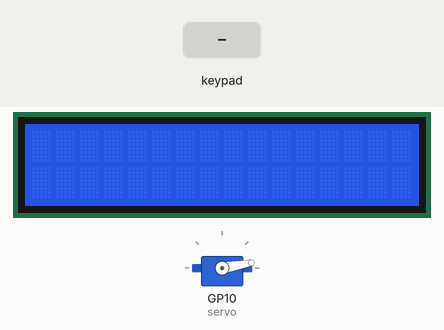
Bench run of a program on a simulated Raspberry Pi Pico running MicroPython. On the bench: 16×2 character LCD, servo. The inputs (shaded band) are chosen by the test bench. Files the program writes start out absent; servo angles are drawn from the pulse width (0.5 ms = 0°, 2.5 ms = 180°); library files of the repository ran but are not shown: i2c_lcd.py.

Above: at 1.2 s.
1.3 s: keypad keys 1 2 3 4 # pressed 0.4 s apart
At 4.2 s:
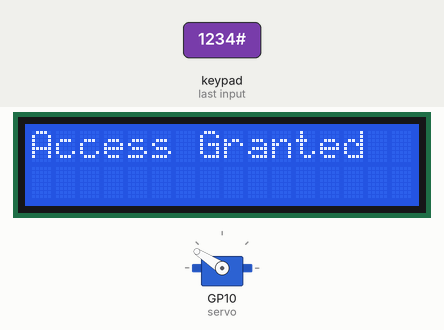
4.8 s: keypad keys 1 3 9 7 # pressed 0.4 s apart
At 8.0 s:
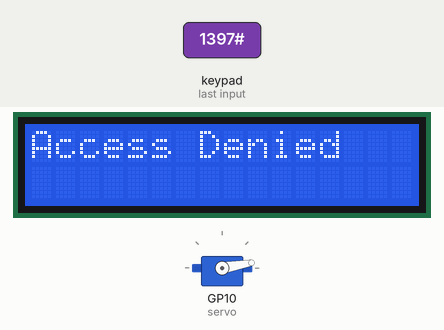
9.8 s: keypad keys 1 2 3 4 A pressed 0.4 s apart
At 12.8 s:
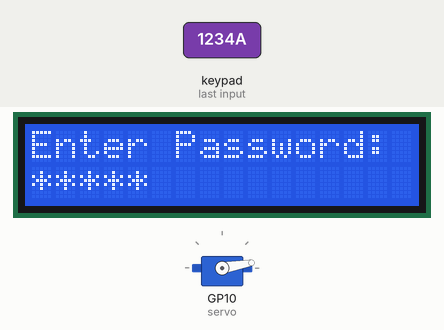
13.3 s: key '1' pressed
At 14.4 s:
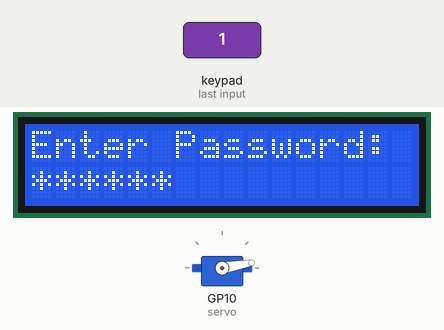
15.0 s: key '2' pressed
At 16.1 s:
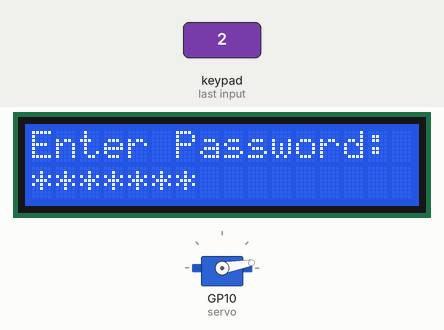
16.8 s: keypad keys 1 2 3 4 D pressed 0.4 s apart
At 19.3 s:
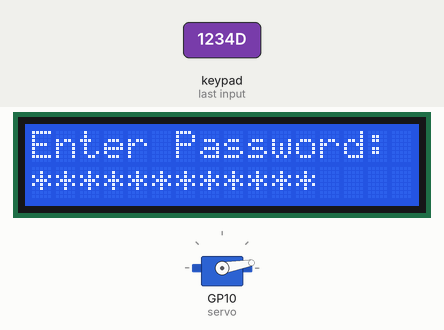
Timing chart, 0 to 20.8 s (numbered marks = the images above; inputs shaded):
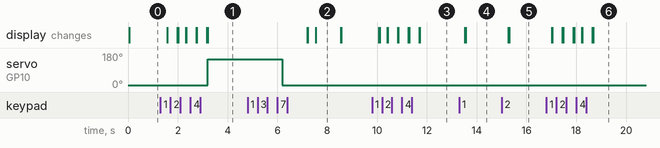

The program:

main.py
```python
from machine import Pin, I2C, PWM
from time import sleep
from keypad import Keypad
from i2c_lcd import I2cLcd
import os

# ---------------- LCD Setup ----------------
i2c = I2C(0, sda=Pin(8), scl=Pin(9), freq=400000)
lcd_addr = i2c.scan()[0]
lcd = I2cLcd(i2c, lcd_addr, 2, 16)

# ---------------- Servo Setup ----------------
servo = PWM(Pin(10))
servo.freq(50)

def servo_lock():
    servo.duty_u16(2000)  # lock position

def servo_unlock():
    servo.duty_u16(7000)  # unlock position

servo_lock()

# ---------------- Keypad Setup ----------------
rows = [Pin(x, Pin.OUT) for x in (0,1,2,3)]
cols = [Pin(x, Pin.IN, Pin.PULL_DOWN) for x in (4,5,6,7)]
keys = [
    ['1','2','3','A'],
    ['4','5','6','B'],
    ['7','8','9','C'],
    ['*','0','#','D']
]
keypad = Keypad(rows, cols, keys)

# ---------------- Password File ----------------
PASS_FILE = "password.txt"

def read_password():
    if PASS_FILE in os.listdir():
        with open(PASS_FILE) as f:
            return f.read().strip()
    else:
        with open(PASS_FILE, "w") as f:
            f.write("1234")
        return "1234"

def save_password(new_pass):
    with open(PASS_FILE, "w") as f:
        f.write(new_pass)

password = read_password()

# ---------------- Push Button ----------------
reset_btn = Pin(11, Pin.IN, Pin.PULL_UP)

# ---------------- Main Logic ----------------
entered = ""

def show_entered():
    lcd.clear()
    lcd.putstr("Enter Password:")
    lcd.move_to(0,1)
    lcd.putstr("*" * len(entered))

while True:
    if reset_btn.value() == 0:
        # Reset password mode
        lcd.clear()
        lcd.putstr("Old Password:")
        temp = ""
        while True:
            k = keypad.get_key()
            if k:
                if k == '#':
                    if temp == password:
                        lcd.clear()
                        lcd.putstr("New Password:")
                        newp = ""
                        while True:
                            nk = keypad.get_key()
                            if nk:
                                if nk == '#':
                                    save_password(newp)
                                    password = newp
                                    lcd.clear()
                                    lcd.putstr("Updated!")
                                    sleep(1)
                                    break
                                elif nk == '*':
                                    newp = ""
                                    lcd.move_to(0,1)
                                    lcd.putstr(" " * 16)
                                else:
                                    newp += nk
                                    lcd.move_to(0,1)
                                    lcd.putstr("*" * len(newp))
                            sleep(0.1)
                        break
                    else:
                        lcd.clear()
                        lcd.putstr("Wrong Password")
                        sleep(1)
                        break
                elif k == '*':
                    temp = ""
                    lcd.move_to(0,1)
                    lcd.putstr(" " * 16)
                else:
                    temp += k
                    lcd.move_to(0,1)
                    lcd.putstr("*" * len(temp))
            sleep(0.1)

    k = keypad.get_key()
    if k:
        if k == '#':
            if entered == password:
                lcd.clear()
                lcd.putstr("Access Granted")
                servo_unlock()
                sleep(3)
                servo_lock()
            else:
                lcd.clear()
                lcd.putstr("Access Denied")
            entered = ""
            sleep(1)
        elif k == '*':
            entered = ""
        else:
            entered += k
        show_entered()

    sleep(0.1)
```

keypad.py
```python
import time

class Keypad:
    def __init__(self, row_pins, col_pins, keys):
        self.row_pins = row_pins
        self.col_pins = col_pins
        self.keys = keys

    def get_key(self):
        for r in range(4):
            self.row_pins[r].high()
            for c in range(4):
                if self.col_pins[c].value() == 1:
                    time.sleep(0.2)
                    self.row_pins[r].low()
                    return self.keys[r][c]
            self.row_pins[r].low()
        return None
```

Measured:
- after the input at 1.3 s, servo on GP10 (servo): 10° → 147° after 1.9 s; the display: first changes after 0.28 s (image 1 shows a later state)
- after the input at 4.8 s, the display: first differs from a run without the input after 2.7 s (image 2)
- after the input at 9.8 s, the display: first changes after 0.28 s (image 3 shows a later state)
- after the input at 13.3 s, the display: first changes after 0.23 s (image 4 shows a later state)
- after the input at 15.0 s, the display: first changes after 0.27 s (image 5 shows a later state)
- after the input at 16.8 s, the display: first changes after 0.21 s (image 6 shows a later state)
- what the display in image 2 shows lasts 1.0 s, from 7.5 s to 8.5 s
